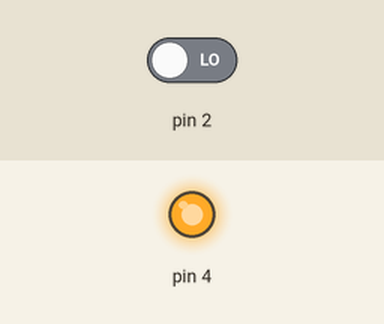
The sketch below on a simulated Arduino Uno, built with avr-gcc and run on an emulated ATmega328P. Shown: output pins drawn as LEDs (lit = HIGH). Inputs (shaded band) come from the test bench; at power-on: pin 2 LOW.

Above: at 1.2 s.
1.3 s: pin 2 driven HIGH
At 1.42 s:
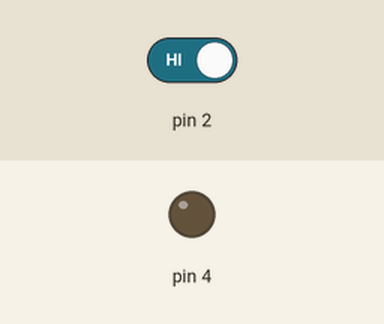
Timing chart, 0 to 4.3 s (numbered marks = the images above; inputs shaded):
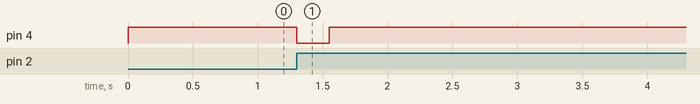

Measured:
- after the input at 1.3 s, pin 4: HIGH → LOW at once, → HIGH 0.25 s later

The sketch:

GarageDoorCloserArduino.ino
```cpp
#include <Arduino.h>
#include <arduino-timer.h>

#include "DoorSensor.h"
#include "Relay.h"

enum class DoorState { Open, Closed };

// minutes, seconds, milliseconds
unsigned long const maxOpenTime = 2ul * 60ul * 1000ul;

Timer<> timer;
DoorSensor door(2);
Relay relay(4);
DoorState doorState{DoorState::Closed};

bool CloseDoor(void*) {
  relay.TurnOn();
  delay(250);
  relay.TurnOff();
  return false;
}

void setup() {
  door.Init();
  relay.Init();
  doorState = door.Open() ? DoorState::Open : DoorState::Closed;
}

void loop() {
  timer.tick<void>();

  switch (doorState) {
    case DoorState::Open: {
      if (!door.Open()) {
        timer.cancel();
        doorState = DoorState::Closed;
      }
      break;
    }
    case DoorState::Closed: {
      if (door.Open()) {
        timer.in(maxOpenTime, CloseDoor);
        doorState = DoorState::Open;
      }
      break;
    }
  }
}
```

DoorSensor.h
```cpp
#pragma once

#include <Arduino.h>

class DoorSensor {
 public:
  DoorSensor(int pin) : pin_(pin) {}

  void Init() { pinMode(pin_, INPUT); }

  bool Open() { return digitalRead(pin_) == HIGH; }

 private:
  int pin_;
};
```

Relay.h
```cpp
#pragma once

#include <Arduino.h>

class Relay {
 public:
  Relay(int pin) : pin_(pin) {}

  void Init() {
    pinMode(pin_, OUTPUT);
    this->TurnOff();
  }

  void TurnOn() { digitalWrite(pin_, LOW); }

  void TurnOff() { digitalWrite(pin_, HIGH); }

 private:
  int pin_;
};
```
